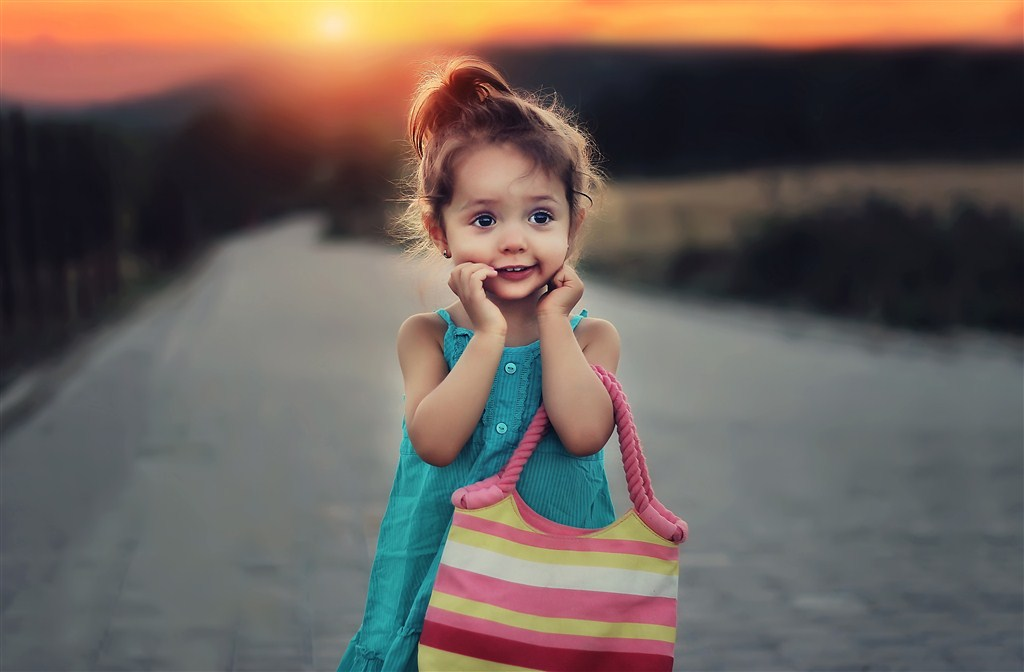
#> input picture opencv/images/others/002.jpg, 1024 x 672 px, found by its file name
$ python rotate.py
#> lines starting #> are read from the running program, lines starting #| are printed output that depends on the picture
import numpy as np
# import argparse
import imutils
import cv2

# ap = argparse.ArgumentParser()
# ap.add_argument("-i", "--image", required = True, help = "Path to the image")
# args = vars(ap.parse_args())

image = cv2.imread("./images/others/002.jpg")
#> image is the input picture: shape (672, 1024, 3); mean B, G, R 89.8, 95.7, 107.5
cv2.imshow("Original", image)

(h, w) = image.shape[:2]
#> h = 672; w = 1024
center = (w // 2, h // 2)
#> center = (512, 336)

M = cv2.getRotationMatrix2D(center, 45, 1.0)
rotated = cv2.warpAffine(image, M, (w, h))
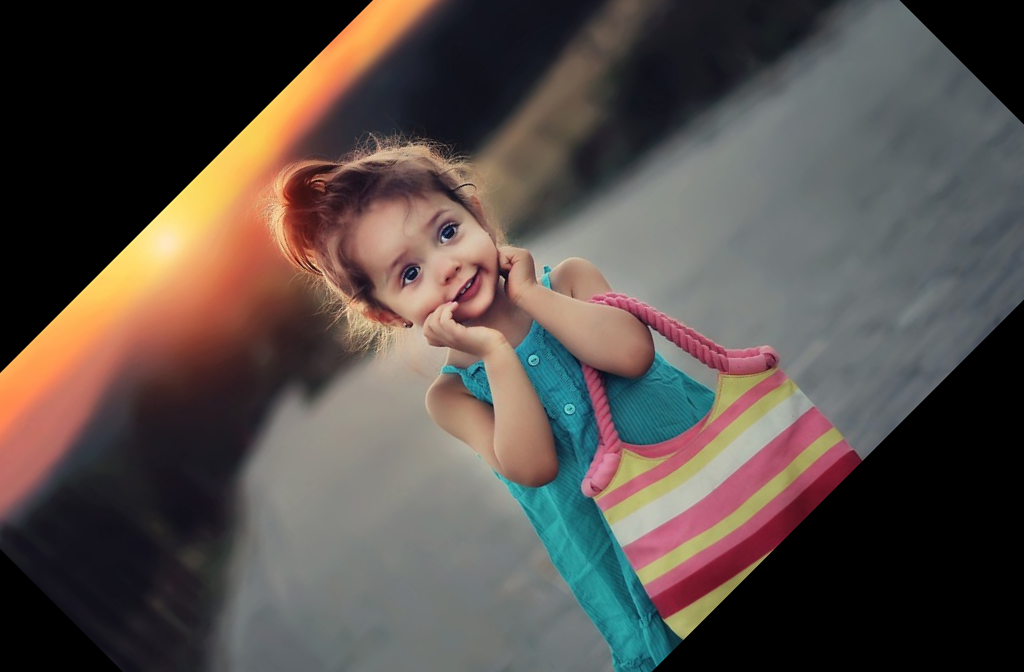
#> rotated: shape (672, 1024, 3); mean B, G, R 72.9, 77.7, 86.9
cv2.imshow("Rotated by 45 Degrees", rotated)
cv2.waitKey(0)

M = cv2.getRotationMatrix2D(center, -90, 1.0)
rotated = cv2.warpAffine(image, M, (w, h))
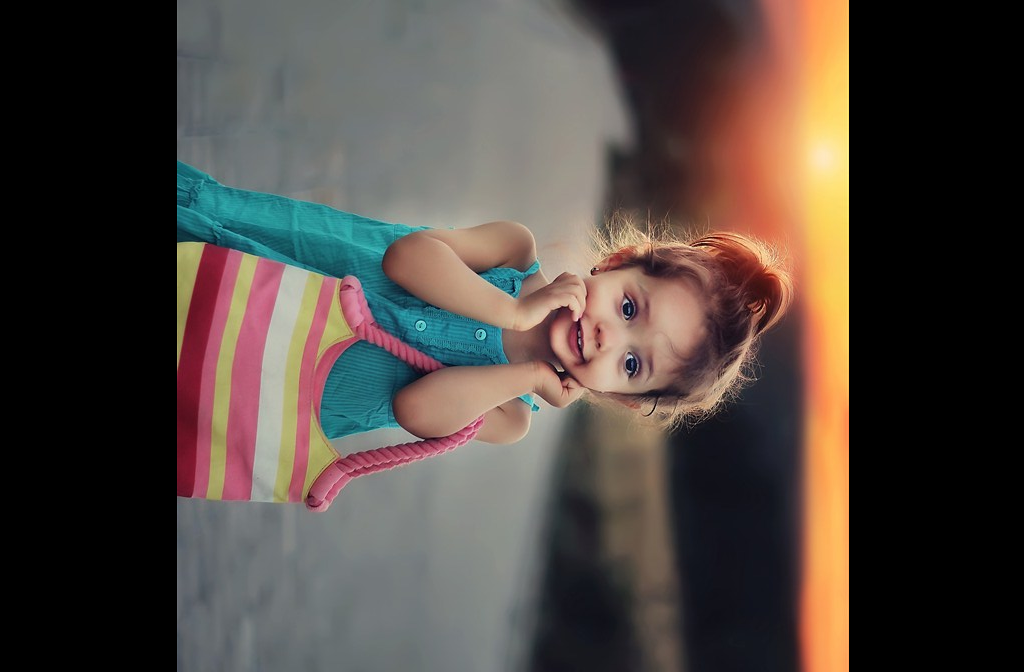
#> rotated: shape (672, 1024, 3); mean B, G, R 64.2, 70, 79.2
cv2.imshow("Rotated by -90 Degrees", rotated)
cv2.waitKey(0)

$ run again, with opencv/images/others/003.jpg copied over opencv/images/others/002.jpg
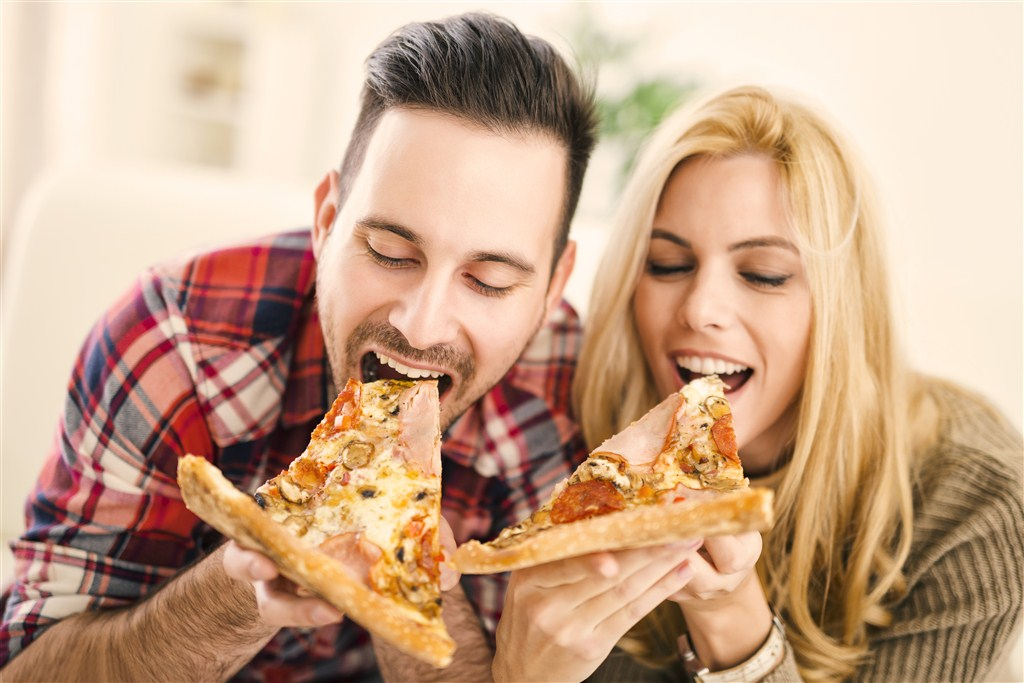
#> input picture opencv/images/others/003.jpg, 1024 x 683 px, found by its file name
#> image is the input picture: shape (683, 1024, 3); mean B, G, R 138.3, 165.4, 200.5
#> `rotated = cv2.warpAffine(image, M, (w, h))`:
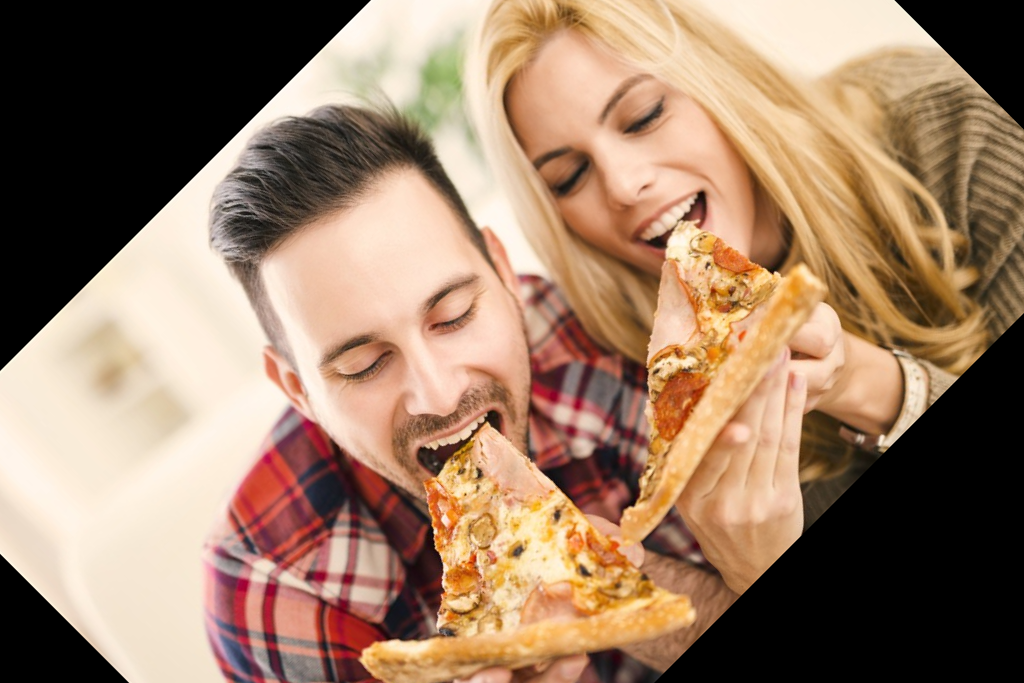
#> rotated: shape (683, 1024, 3); mean B, G, R 103, 126.3, 155.7
#> `rotated = cv2.warpAffine(image, M, (w, h))`:
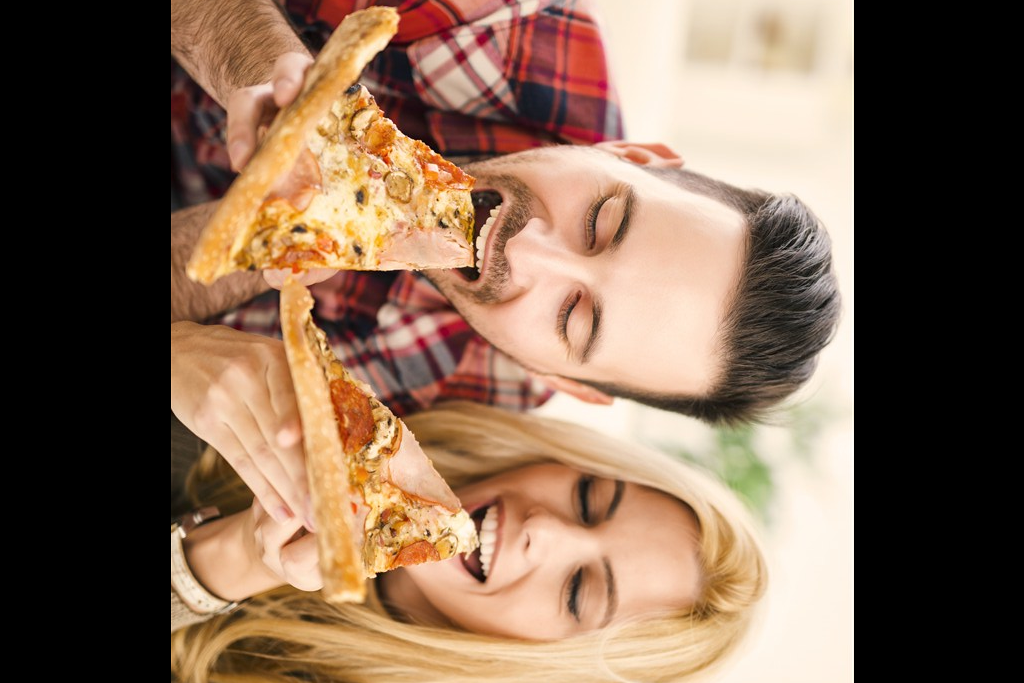
#> rotated: shape (683, 1024, 3); mean B, G, R 84.6, 104.7, 131.2

$ run again, with opencv/images/others/cat001.jpg copied over opencv/images/others/002.jpg
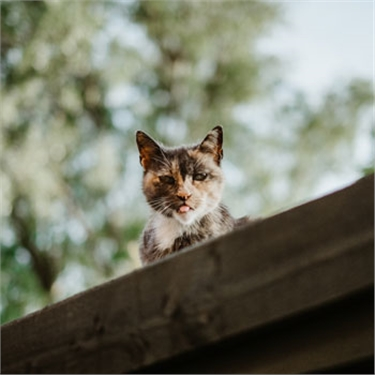
#> input picture opencv/images/others/cat001.jpg, 375 x 375 px, found by its file name
#> image is the input picture: shape (375, 375, 3); mean B, G, R 103.4, 118.6, 116.7
#> `rotated = cv2.warpAffine(image, M, (w, h))`:
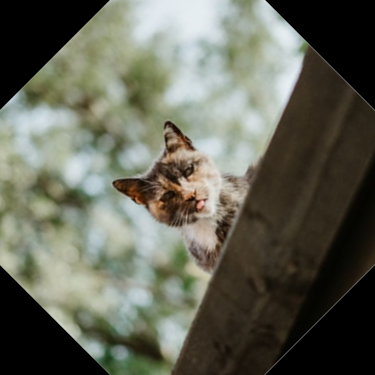
#> rotated: shape (375, 375, 3); mean B, G, R 87.1, 100.2, 98.8
#> `rotated = cv2.warpAffine(image, M, (w, h))`:
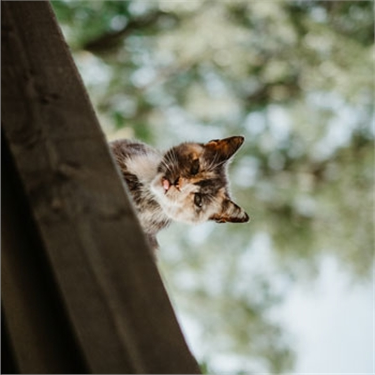
#> rotated: shape (375, 375, 3); mean B, G, R 103.4, 118.6, 116.7
